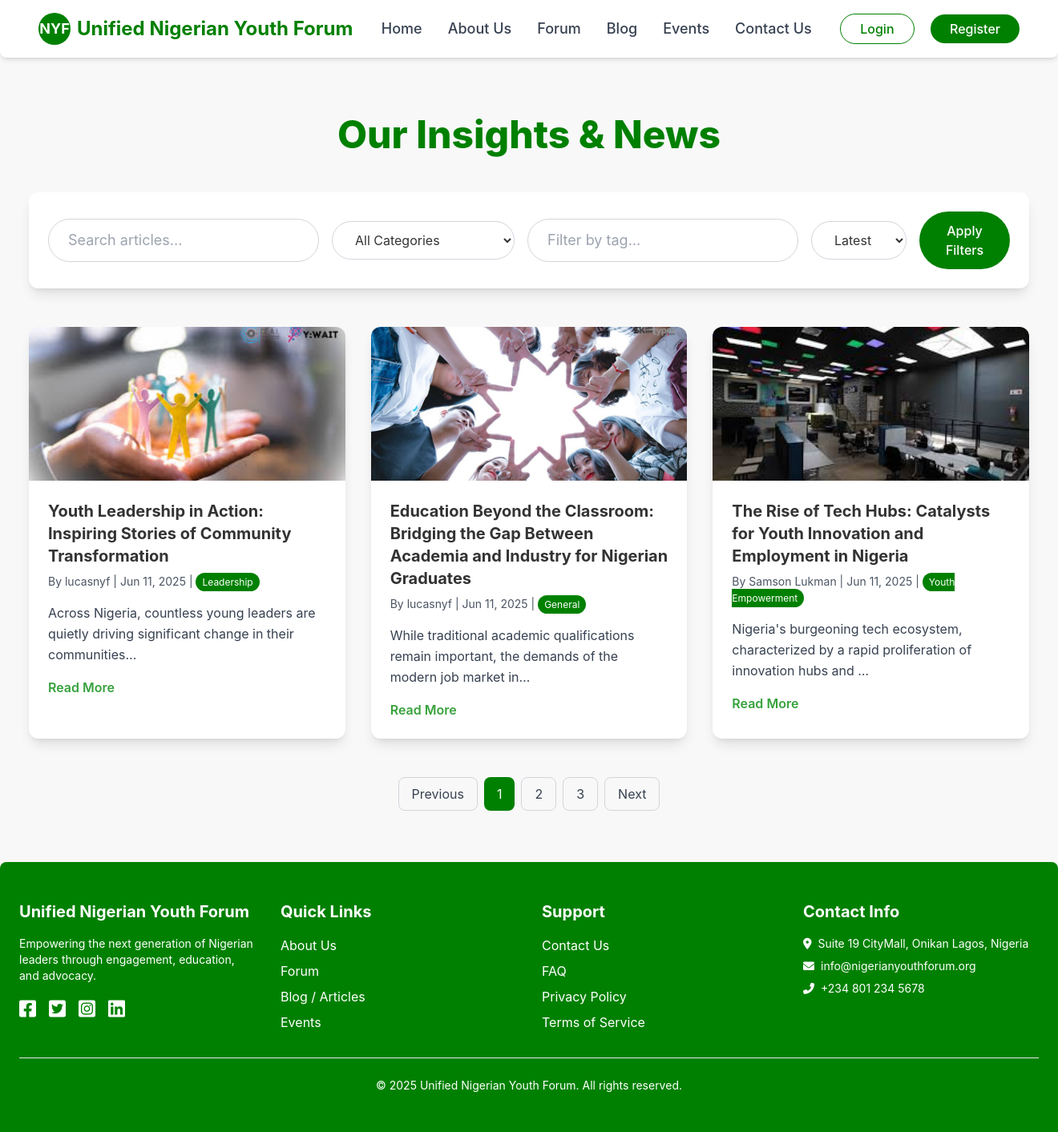
Before: /blog/ with the older database file.
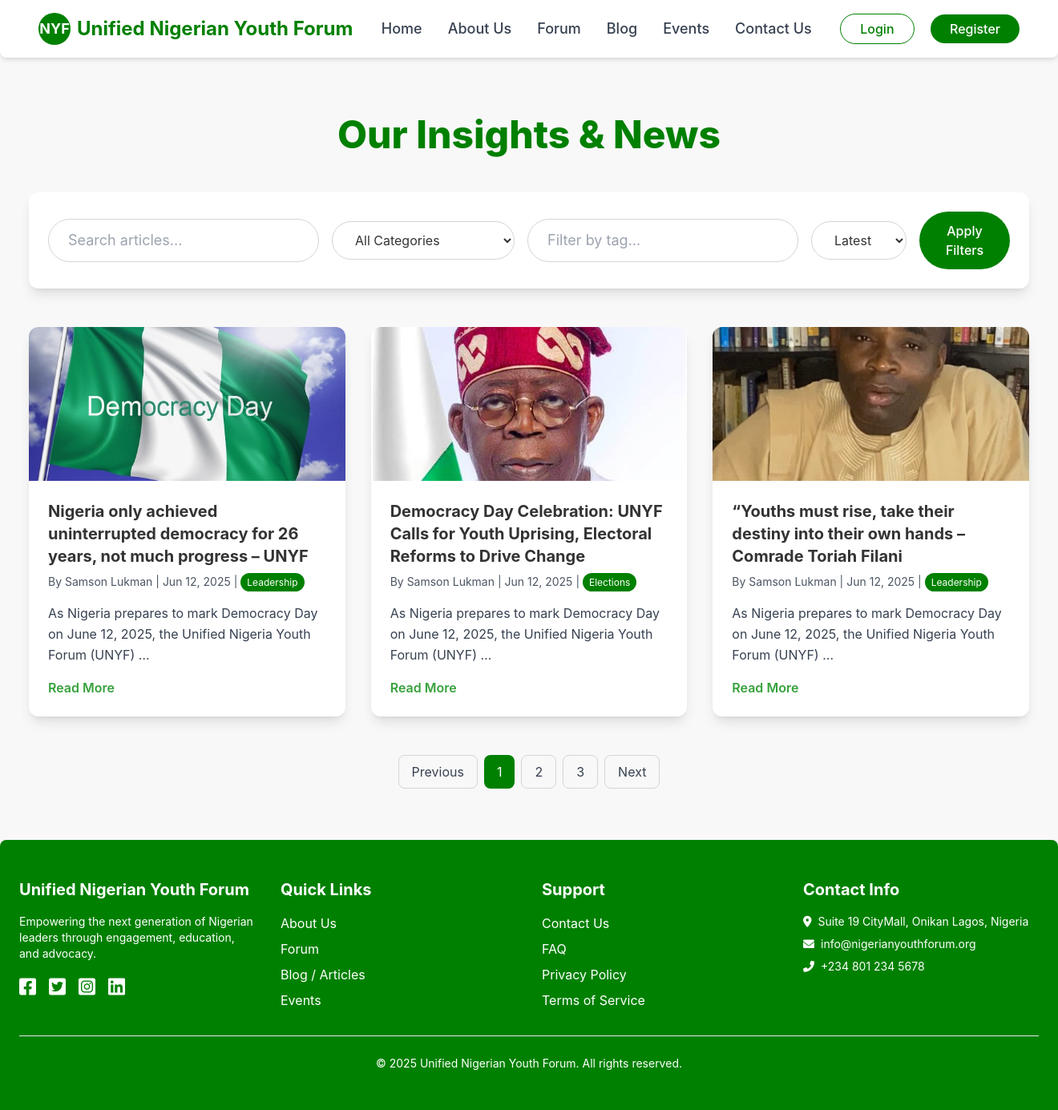
After: the same page with the newer database file.
### app/models.py (models this page shows, shortened)
class Article(models.Model):
    title = models.CharField(max_length=255)
    slug = models.SlugField(max_length=255, unique=True, blank=True, null=True) # TEMPORARILY ADD null=True
    content = models.TextField()
    author = models.ForeignKey(User, on_delete=models.SET_NULL, null=True, related_name='articles')
    featured_image = models.ImageField(upload_to='articles/', blank=True, null=True)
    image = models.ImageField(upload_to='articles/', blank=True, null=True) # This seems duplicate with featured_image, consider removing one.
    category = models.CharField(
        max_length=50,
        choices=[
            ('elections', 'Elections'),
            ('leadership', 'Leadership'),
            ('economy', 'Economy'),
            ('youth_empowerment', 'Youth Empowerment'),
            ('general', 'General'),
        ],
        default='general'
    )
    tags = models.CharField(max_length=255, blank=True, help_text="Comma-separated tags (e.g., policy, governance)")
    is_published = models.BooleanField(default=False)
    published_at = models.DateTimeField(null=True, blank=True)
    created_at = models.DateTimeField(auto_now_add=True)
    updated_at = models.DateTimeField(auto_now=True)
    class Meta:
        ordering = ['-published_at', '-created_at']

class User(AbstractUser):
    phone_number = models.CharField(max_length=15, blank=True, null=True)
    bio = models.TextField(blank=True, null=True)
    profile_pics = models.ImageField(upload_to='profile_pics/', blank=True, null=True,
                                     help_text="User's profile picture.")

### app/views.py (the view)
# urls.py: path('blog/', views.article_list_view, name='article_list'),
def article_list_view(request):
    articles = Article.objects.filter(is_published=True).order_by('-published_at')
    query = request.GET.get('q')
    category = request.GET.get('category')
    tag = request.GET.get('tag')
    if query:
        articles = articles.filter(title__icontains=query)
    if category and category != 'all':
        articles = articles.filter(category=category)
    if tag:
        articles = articles.filter(tags__icontains=tag)
    context = {
        'articles': articles,
        'current_query': query,
        'current_category': category,
        'current_tag': tag,
        'categories': Article.category.field.choices,
    }
    return render(request, 'app/article_list.html', context)

### app/templates/app/article_list.html (shortened to what this page needs)
{% extends 'app/layout.html' %}
{% block content %}
    <div class="container mx-auto px-4 py-16">
        <h1 class="text-5xl font-extrabold text-primary-green text-center mb-12">Our Insights & News</h1>
        <div class="flex flex-col md:flex-row justify-between items-center bg-white rounded-xl shadow-lg p-6 mb-12">
            <form method="get" action="{% url 'article_list' %}" class="w-full flex flex-col md:flex-row items-center justify-between gap-4">
                <input type="text" name="q" placeholder="Search articles..." class="flex-grow px-6 py-3 border border-gray-300 rounded-full focus:outline-none focus:border-primary-green transition-colors text-lg" value="{{ current_query|default:'' }}">
                <select name="category" class="px-6 py-3 border border-gray-300 rounded-full focus:outline-none focus:border-primary-green bg-white text-dark-text">
                    <option value="all">All Categories</option>
                </select>
                <input type="text" name="tag" placeholder="Filter by tag..." class="px-6 py-3 border border-gray-300 rounded-full focus:outline-none focus:border-primary-green transition-colors text-lg" value="{{ current_tag|default:'' }}">
                <select name="sort" class="px-6 py-3 border border-gray-300 rounded-full focus:outline-none focus:border-primary-green bg-white text-dark-text">
                    <option value="latest">Latest</option>
                </select>
                <button type="submit" class="bg-primary-green text-white px-6 py-3 rounded-full hover:bg-secondary-green transition-colors font-medium">Apply Filters</button>
            </form>
        </div>
        <div class="grid grid-cols-1 md:grid-cols-2 lg:grid-cols-3 gap-8">
            {% for article in articles %}
            <div class="bg-white rounded-xl shadow-lg overflow-hidden transform hover:scale-105 transition-transform duration-300">
                <a href="{% url 'article_detail' slug=article.slug %}">
                {% if article.featured_image %}
                    <img src="{{ article.featured_image.url }}" alt="{{ article.title }} Thumbnail" class="w-full h-48 object-cover">
                {% else %}
                    <img src="https://placehold.co/600x400/008000/FFFFFF?text={{ article.title|truncatechars:15 }}" alt="Placeholder" class="w-full h-48 object-cover">
                {% endif %}
                <div class="p-6">
                    <h3 class="text-xl font-bold text-dark-text mb-2">{{ article.title }}</h3>
                    <p class="text-gray-600 text-sm mb-4">
                        By {{ article.author.get_full_name|default:article.author.username }} | {{ article.published_at|date:"M d, Y" }} |
                        <span class="bg-primary-green text-white text-xs px-2 py-1 rounded-full">{{ article.get_category_display }}</span>
                    </p>
                    <p class="text-gray-700 leading-relaxed mb-4">{{ article.content|truncatechars:100 }}</p>
                    <span class="text-secondary-green font-semibold hover:underline">Read More</span>
                    </a>
                </div>
            </div>
            {% empty %}
            <p class="col-span-full text-center text-gray-600">No articles found matching your criteria.</p>
            {% endfor %}
        <div class="flex justify-center space-x-2 mt-12">
            <button class="px-4 py-2 border border-gray-300 rounded-lg text-gray-700 hover:bg-gray-100">Previous</button>
            <button class="px-4 py-2 bg-primary-green text-white rounded-lg">1</button>
            <button class="px-4 py-2 border border-gray-300 rounded-lg text-gray-700 hover:bg-gray-100">2</button>
            <button class="px-4 py-2 border border-gray-300 rounded-lg text-gray-700 hover:bg-gray-100">3</button>
            <button class="px-4 py-2 border border-gray-300 rounded-lg text-gray-700 hover:bg-gray-100">Next</button>
        </div>
{% endblock %}

### app/templates/app/layout.html (shortened to what this page needs)
{% load static %}
<!DOCTYPE html>
<html lang="en">
<head>
    <script src="https://cdn.tailwindcss.com"></script>
    <link rel="stylesheet" href="https://cdnjs.cloudflare.com/ajax/libs/font-awesome/6.0.0-beta3/css/all.min.css">
</head>
<body class="min-h-screen flex flex-col">
    <header class="bg-white shadow-md py-4 px-6 md:px-12 flex justify-between items-center fixed w-full z-50 rounded-b-lg">
        <div class="flex items-center space-x-2">
            <div class="w-10 h-10 bg-primary-green rounded-full flex items-center justify-center text-white font-bold text-lg">NYF</div>
            <a href="{% url 'home' %}" class="text-2xl font-bold text-primary-green">Unified Nigerian Youth Forum</a>
        </div>
        <nav class="hidden md:flex space-x-8">
            <a href="{% url 'home' %}" class="text-lg text-gray-700 hover:text-primary-green font-medium">Home</a>
            <a href="{% url 'about' %}" class="text-lg text-gray-700 hover:text-primary-green font-medium">About Us</a>
            <a href="{% url 'forum_list' %}" class="text-lg text-gray-700 hover:text-primary-green font-medium">Forum</a>
            <a href="{% url 'article_list' %}" class="text-lg text-gray-700 hover:text-primary-green font-medium">Blog</a>
            <a href="{% url 'events' %}" class="text-lg text-gray-700 hover:text-primary-green font-medium">Events</a>
            <a href="{% url 'contact' %}" class="text-lg text-gray-700 hover:text-primary-green font-medium">Contact Us</a>
        </nav>
        <div class="space-x-4 hidden md:block">
            {% if user.is_authenticated %}
                <a href="{% url 'profile' username=user.username %}" class="px-6 py-2 border border-primary-green text-primary-green rounded-full hover:bg-primary-green hover:text-white font-medium">Profile</a>
                <a href="{% url 'logout' %}" class="px-6 py-2 bg-primary-green text-white rounded-full hover:bg-secondary-green font-medium">Logout</a>
            {% else %}
                <a href="{% url 'login' %}" class="px-6 py-2 border border-primary-green text-primary-green rounded-full hover:bg-primary-green hover:text-white font-medium">Login</a>
                <a href="{% url 'register' %}" class="px-6 py-2 bg-primary-green text-white rounded-full hover:bg-secondary-green font-medium">Register</a>
            {% endif %}
        </div>
    </header>
    <main class="flex-grow pt-20">
        {% block content %}{% endblock %}
    </main>
    <footer class="bg-primary-green text-white py-12 px-6 rounded-t-lg mt-auto">
        <div class="container mx-auto grid grid-cols-1 md:grid-cols-4 gap-8">
            <div>
                <h3 class="text-xl font-bold mb-4">Unified Nigerian Youth Forum</h3>
                <p class="text-sm mb-4">Empowering the next generation of Nigerian leaders through engagement, education, and advocacy.</p>
                <div class="flex space-x-4">
                    <a href="https://www.facebook.com/groups/unitednyf/" target="_blank" class="text-2xl hover:text-secondary-green"><i class="fab fa-facebook-square"></i></a>
                    <a href="https://x.com/NGNYouthForum" target="_blank" class="text-2xl hover:text-secondary-green"><i class="fab fa-twitter-square"></i></a>
                    <a href="#" class="text-2xl hover:text-secondary-green"><i class="fab fa-instagram-square"></i></a>
                    <a href="#" class="text-2xl hover:text-secondary-green"><i class="fab fa-linkedin"></i></a>
                </div>
            </div>
            <div>
                <h3 class="text-xl font-bold mb-4">Quick Links</h3>
                <ul class="space-y-2">
                    <li><a href="{% url 'about' %}" class="hover:underline">About Us</a></li>
                    <li><a href="{% url 'forum_list' %}" class="hover:underline">Forum</a></li>
                    <li><a href="{% url 'article_list' %}" class="hover:underline">Blog / Articles</a></li>
                    <li><a href="{% url 'events' %}" class="hover:underline">Events</a></li>
                </ul>
            </div>
            <div>
                <h3 class="text-xl font-bold mb-4">Support</h3>
                <ul class="space-y-2">
                    <li><a href="{% url 'contact' %}" class="hover:underline">Contact Us</a></li>
                    <li><a href="{% url 'faq' %}" class="hover:underline">FAQ</a></li>
                    <li><a href="{% url 'privacy' %}" class="hover:underline">Privacy Policy</a></li>
                    <li><a href="{% url 'terms' %}" class="hover:underline">Terms of Service</a></li>
                </ul>
            </div>
            <div>
                <h3 class="text-xl font-bold mb-4">Contact Info</h3>
                <p class="text-sm mb-2"><i class="fas fa-map-marker-alt mr-2"></i>Suite 19 CityMall, Onikan Lagos, Nigeria</p>
                <p class="text-sm mb-2"><i class="fas fa-envelope mr-2"></i>info@nigerianyouthforum.org</p>
                <p class="text-sm mb-2"><i class="fas fa-phone-alt mr-2"></i>+234 801 234 5678</p>
            </div>
        </div>
        <div class="text-center text-sm mt-8 border-t border-secondary-green pt-6">
            &copy; 2025 Unified Nigerian Youth Forum. All rights reserved.
        </div>
    </footer>
</body>
</html>

### app/templates/app/layout.html (style rules this page uses)
:root { --primary-green: #008000; --secondary-green: #36A13B; --white: #FFFFFF; --off-white: #F8F8F8; --dark-text: #333333; --accent-gray: #777777; }
.bg-primary-green { background-color: var(--primary-green); }
.text-primary-green { color: var(--primary-green); }
.text-secondary-green { color: var(--secondary-green); }
.border-primary-green { border-color: var(--primary-green); }
body { font-family: 'Inter', sans-serif; color: var(--dark-text); background-color: var(--off-white); }
html { scroll-behavior: smooth; }
input[type="text"], input[type="email"], input[type="password"], input[type="number"], textarea, select { @apply w-full px-4 py-3 border border-gray-300 rounded-lg focus:outline-none focus:border-primary-green transition-colors; }

Changed rows visible on the page:
removed Article: featured_image (picture), title "Youth Leadership in Action: Inspiring Stories of Community Transformation", author.get_full_name "lucasnyf", published_at "Jun 11, 2025", category "Leadership", content "Across Nigeria, countless young leaders are quietly driving significant change in their communities…"
removed Article: featured_image (picture), title "Education Beyond the Classroom: Bridging the Gap Between Academia and Industry for Nigerian Graduates", author.get_full_name "lucasnyf", published_at "Jun 11, 2025", category "General", content "While traditional academic qualifications remain important, the demands of the modern job market in…"
removed Article: featured_image (picture), title "The Rise of Tech Hubs: Catalysts for Youth Innovation and Employment in Nigeria", author.get_full_name "Samson Lukman", published_at "Jun 11, 2025", category "Youth Empowerment", content "Nigeria's burgeoning tech ecosystem, characterized by a rapid proliferation of innovation hubs and …"
added Article: featured_image (picture), title "Nigeria only achieved uninterrupted democracy for 26 years, not much progress – UNYF", author.get_full_name "Samson Lukman", published_at "Jun 12, 2025", category "Leadership", content "As Nigeria prepares to mark Democracy Day on June 12, 2025, the Unified Nigeria Youth Forum (UNYF) …"
added Article: featured_image (picture), title "Democracy Day Celebration: UNYF Calls for Youth Uprising, Electoral Reforms to Drive Change", author.get_full_name "Samson Lukman", published_at "Jun 12, 2025", category "Elections", content "As Nigeria prepares to mark Democracy Day on June 12, 2025, the Unified Nigeria Youth Forum (UNYF) …"
added Article: featured_image (picture), title "“Youths must rise, take their destiny into their own hands – Comrade Toriah Filani", author.get_full_name "Samson Lukman", published_at "Jun 12, 2025", category "Leadership", content "As Nigeria prepares to mark Democracy Day on June 12, 2025, the Unified Nigeria Youth Forum (UNYF) …"
